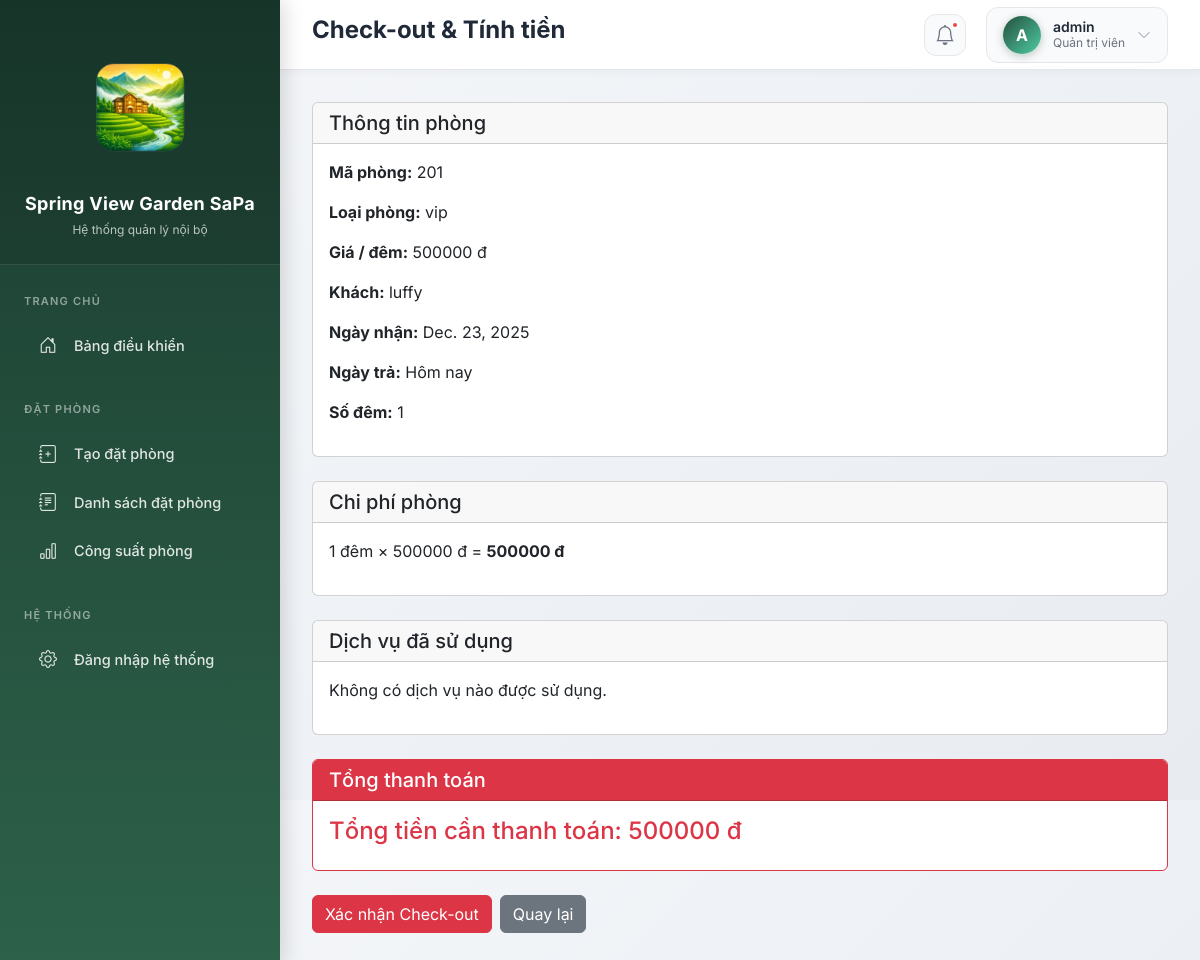
Screenshot of /dat-phong/check-out/4/ (signed in) with the database file from the repository.
### dat_phong/models.py (models this page shows, shortened)
class DatPhong(models.Model):
    LOAI_KHACH_CHOICES = [
        ('vang_lai', 'Vãng lai'),
        ('tour', 'Khách tour đoàn'),
        ('booking', 'Booking'),
        ('agoda', 'Agoda'),
        ('traveloka', 'Traveloka'),
    ]
    ma_khach = models.CharField(
        max_length=10,
        unique=True,
        editable=False,
        null=True,
        blank=True,
        verbose_name="Mã khách"
    )
    phong = models.ForeignKey(
        Phong,
        on_delete=models.PROTECT,
        verbose_name="Phòng"
    )
    ten_khach = models.CharField(
        max_length=100,
        verbose_name="Tên khách"
    )
    loai_khach = models.CharField(
        max_length=20,
        choices=LOAI_KHACH_CHOICES,
        verbose_name="Loại khách"
    )
    ngay_nhan = models.DateField(
        verbose_name="Ngày nhận phòng"
    )
    ngay_tra_du_kien = models.DateField(
        verbose_name="Ngày trả dự kiến"
    )
    ngay_tra = models.DateField(
        null=True,
        blank=True,
        verbose_name="Ngày trả phòng"
    )
    dang_o = models.BooleanField(
        default=True,
        verbose_name="Đang ở"
    )
    class Meta:
        ordering = ['-dang_o', '-ngay_nhan']

### khach_san/models.py (models this page shows, shortened)
class Phong(models.Model):
    TRANG_THAI_CHOICES = [
        ('trong', 'Trống'),
        ('dang_thue', 'Đang thuê'),
        ('dang_bao_tri', 'Đang bảo trì'),
    ]
    ma_phong = models.CharField(max_length=10, unique=True)
    loai_phong = models.ForeignKey(LoaiPhong, on_delete=models.PROTECT)
    trang_thai = models.CharField(
        max_length=20,
        choices=TRANG_THAI_CHOICES,
        default='trong'
    )

class LoaiPhong(models.Model):
    ten_loai = models.CharField(max_length=100)
    gia_mot_dem = models.PositiveIntegerField(
        verbose_name="Giá / đêm (VND)"
    )

### dat_phong/views.py (the view, shortened to what this page needs)
# urls.py: path('check-out/<int:dat_phong_id>/', views.check_out, name='check_out'), #Tú 4
@staff_member_required
def check_out(request, dat_phong_id):
    dat_phong = get_object_or_404(
        DatPhong,
        id=dat_phong_id,
        dang_o=True
    )
    ngay_tra = timezone.now().date()
    so_dem = (ngay_tra - dat_phong.ngay_nhan).days
    if so_dem <= 0:
        so_dem = 1
    gia_mot_dem = dat_phong.phong.loai_phong.gia_mot_dem
    ds_dich_vu = SuDungDichVu.objects.filter(dat_phong=dat_phong)
    tong_dich_vu = sum(dv.thanh_tien for dv in ds_dich_vu)
    tien_phong = so_dem * gia_mot_dem
    tong_tien = tien_phong + tong_dich_vu
    return render(request, 'dat_phong/checkout.html', {
        'dat_phong': dat_phong,
        'so_dem': so_dem,
        'tien_phong': tien_phong,
        'ds_dich_vu': ds_dich_vu,
        'tien_dich_vu': tong_dich_vu,
        'tong_tien': tong_tien,
    })

### templates/dat_phong/checkout.html (shortened to what this page needs)
{% extends "base.html" %}
{% block page_title %}
Check-out & Tính tiền
{% endblock %}
{% block content %}
<div class="card mb-4">
  <div class="card-header">
    <h5 class="mb-0">Thông tin phòng</h5>
  </div>
  <div class="card-body">
    <p><strong>Mã phòng:</strong> {{ dat_phong.phong.ma_phong }}</p>
    <p><strong>Loại phòng:</strong> {{ dat_phong.phong.loai_phong.ten_loai }}</p>
    <p><strong>Giá / đêm:</strong> {{ dat_phong.phong.loai_phong.gia_mot_dem }} đ</p>
    <p><strong>Khách:</strong> {{ dat_phong.ten_khach }}</p>
    <p><strong>Ngày nhận:</strong> {{ dat_phong.ngay_nhan }}</p>
    <p><strong>Ngày trả:</strong> {{ dat_phong.ngay_tra|default:"Hôm nay" }}</p>
    <p><strong>Số đêm:</strong> {{ so_dem }}</p>
  </div>
</div>
<div class="card mb-4">
  <div class="card-header">
    <h5 class="mb-0">Chi phí phòng</h5>
  </div>
  <div class="card-body">
    <p>
      {{ so_dem }} đêm × {{ dat_phong.phong.loai_phong.gia_mot_dem }} đ
      = <strong>{{ tien_phong }} đ</strong>
    </p>
  </div>
</div>
<div class="card mb-4">
  <div class="card-header">
    <h5 class="mb-0">Dịch vụ đã sử dụng</h5>
  </div>
  <div class="card-body">
    {% if ds_dich_vu %}
      <table class="table table-bordered">
        <thead>
          <tr>
            <th>Tên dịch vụ</th>
            <th>Đơn giá</th>
            <th>Số lượng</th>
            <th>Thành tiền</th>
          </tr>
        </thead>
        <tbody>
          {% for dv in ds_dich_vu %}
          <tr>
            <td>{{ dv.dich_vu.ten_dich_vu }}</td>
            <td>{{ dv.dich_vu.gia }} đ</td>
            <td>{{ dv.so_luong }}</td>
            <td>{{ dv.thanh_tien }} đ</td>
          </tr>
          {% endfor %}
        </tbody>
      </table>
      <p class="text-end">
        <strong>Tổng tiền dịch vụ: {{ tien_dich_vu }} đ</strong>
      </p>
    {% else %}
      <p>Không có dịch vụ nào được sử dụng.</p>
    {% endif %}
  </div>
</div>
<div class="card mb-4 border-danger">
  <div class="card-header bg-danger text-white">
    <h5 class="mb-0">Tổng thanh toán</h5>
  </div>
  <div class="card-body">
    <h4 class="text-danger">
      Tổng tiền cần thanh toán: {{ tong_tien }} đ
    </h4>
  </div>
</div>
<form method="post">
  <div class="d-flex gap-2">
    <button type="submit" class="btn btn-danger">
      Xác nhận Check-out
    </button>
    <a href="{% url 'khach_san:chi_tiet_phong' dat_phong.phong.ma_phong %}"
       class="btn btn-secondary">
      Quay lại
    </a>
  </div>
</form>
{% endblock %}

### templates/base.html (shortened to what this page needs)
<html lang="vi" class="h-full">
 <head>
  <script src="https://cdn.tailwindcss.com" type="text/javascript"></script>
 </head>
 <body>
  {% load static %}
  <link href="https://cdn.jsdelivr.net/npm/bootstrap@5.3.2/dist/css/bootstrap.min.css" rel="stylesheet">
  <link rel="stylesheet" href="https://cdn.jsdelivr.net/npm/bootstrap-icons@1.11.1/font/bootstrap-icons.css">
     {% block head %}{% endblock %}   {% with view_name=request.resolver_match.view_name %}
  <aside class="sidebar" id="sidebar">
   <div class="sidebar-header">
  <img
    src="{% static 'images/logo3.png' %}"
    alt="Logo Spring View Garden SaPa"
    class="sidebar-logo-img"
  />
  <div class="sidebar-title">
    Spring View Garden SaPa
  </div>
  <div class="sidebar-subtitle">
    Hệ thống quản lý nội bộ
  </div>
</div>
   <nav class="sidebar-menu">
    <div class="menu-section">
     <div class="nhom-menu">
      Trang chủ
     </div><a href="{% url 'bao_cao:trang_chu' %}" class="{% if view_name == 'bao_cao:trang_chu' %}active{% endif %}"> <i class="bi bi-house-door"></i> <span>Bảng điều khiển</span> </a>
    </div>
    <div class="menu-section">
     <div class="nhom-menu">
      Đặt phòng
     </div> {% if user.is_superuser %} <a href="{% url 'dat_phong:tao_dat_phong' %}" class=""> <i class="bi bi-journal-plus"></i> <span>Tạo đặt phòng</span> </a> {% endif %} {% if user.is_superuser %} <a href="{% url 'dat_phong:danh_sach_dat_phong' %}" class=""> <i class="bi bi-journal-text"></i> <span>Danh sách đặt phòng</span> </a> {% endif %} {% if user.is_superuser %} <a href="{% url 'bao_cao:cong_suat_phong' %}" class=""> <i class="bi bi-bar-chart"></i> <span>Công suất phòng</span> </a> {% endif %}
    </div>
    <div class="menu-section">
     <div class="nhom-menu">
      Hệ thống
     </div><a href="/admin/"> <i class="bi bi-gear"></i> <span>Đăng nhập hệ thống</span> </a>
    </div>
   </nav>
  </aside> {% endwith %}
  <header class="topbar">
   <div style="display: flex; align-items: center; gap: 16px;"><button class="mobile-menu-btn" onclick="toggleSidebar()">  </button>
    <h1 class="topbar-title">{% block page_title %}Quản lý khách sạn{% endblock %}</h1>
   </div>
   <div class="topbar-right"><button class="notification-btn"> <i class="bi bi-bell"></i> <span class="notification-badge"></span> </button>
    <div class="topbar-user">
     <div class="user-avatar">
      {% if user.is_authenticated %} {{ user.username|first|upper }} {% else %} ? {% endif %}
     </div>
     <div class="user-info">
      <div class="user-name">
       {% if user.is_authenticated %} {{ user.username }} {% else %} Khách {% endif %}
      </div>
      <div class="user-role">
       {% if user.is_superuser %} Quản trị viên {% elif user.is_authenticated %} Nhân viên {% else %} Chưa đăng nhập {% endif %}
      </div>
     </div><i class="bi bi-chevron-down" style="color: #9ca3af; font-size: 14px;"></i>
    </div>
   </div>
  </header>
  <main class="main-content">
   {% block content %}{% endblock %}
  </main>
 </body>
</html>

### templates/base.html (style rules this page uses)
body { box-sizing: border-box; }
* { margin: 0; padding: 0; box-sizing: border-box; }
html, body { height: 100%; width: 100%; font-family: 'Inter', -apple-system, BlinkMacSystemFont, sans-serif; }
body { background: linear-gradient(135deg, #f5f7fa 0%, #e8ecf1 100%); overflow-x: hidden; }
.sidebar { width: 280px; height: 100%; position: fixed; left: 0; top: 0; background: linear-gradient(180deg, #1a3a2e 0%, #244f3d 50%, #2d6149 100%); color: #ffffff; padding: 0; box-shadow: 4px 0 20px rgba(0, 0, 0, 0.15); z-index: 1000; overflow-y: auto; overflow-x: hidden; }
.sidebar-header { padding: 30px 20px 25px; text-align: center; border-bottom: 1px solid rgba(255, 255, 255, 0.1); background: rgba(0, 0, 0, 0.1); }
.sidebar-title { font-size: 18px; font-weight: 700; color: #ffffff; margin-bottom: 4px; letter-spacing: 0.3px; }
.sidebar-subtitle { font-size: 12px; color: rgba(255, 255, 255, 0.7); font-weight: 400; }
.sidebar-menu { padding: 20px 0; }
.menu-section { margin-bottom: 25px; }
.nhom-menu { padding: 8px 24px; font-size: 11px; text-transform: uppercase; letter-spacing: 1.2px; color: rgba(255, 255, 255, 0.5); font-weight: 600; margin-bottom: 5px; }
.sidebar a { color: rgba(255, 255, 255, 0.85); text-decoration: none; display: flex; align-items: center; padding: 12px 24px; margin: 3px 12px; border-radius: 10px; transition: all 0.3s ease; font-size: 14.5px; font-weight: 500; position: relative; overflow: hidden; }
.sidebar a::before { content: ''; position: absolute; left: 0; top: 0; width: 4px; height: 100%; background: #4ecca3; transform: scaleY(0); transition: transform 0.3s ease; }
.sidebar a i { margin-right: 14px; font-size: 18px; width: 24px; text-align: center; }
.topbar { height: 70px; background: #ffffff; border-bottom: 1px solid #e5e7eb; position: fixed; top: 0; left: 280px; right: 0; display: flex; align-items: center; justify-content: space-between; padding: 0 32px; z-index: 999; box-shadow: 0 2px 8px rgba(0, 0, 0, 0.04); }
.topbar-title { font-size: 24px; font-weight: 700; color: #1f2937; }
.topbar-right { display: flex; align-items: center; gap: 20px; }
.topbar-user { display: flex; align-items: center; gap: 12px; padding: 8px 16px; background: #f9fafb; border-radius: 12px; border: 1px solid #e5e7eb; transition: all 0.3s ease; }
.user-avatar { width: 38px; height: 38px; border-radius: 50%; background: linear-gradient(135deg, #244f3d 0%, #4ecca3 100%); display: flex; align-items: center; justify-content: center; color: white; font-weight: 700; font-size: 16px; box-shadow: 0 2px 8px rgba(36, 79, 61, 0.3); }
.user-info { display: flex; flex-direction: column; align-items: flex-start; }
.user-name { font-size: 14px; font-weight: 600; color: #1f2937; line-height: 1.2; }
.user-role { font-size: 12px; color: #6b7280; line-height: 1.2; }
.notification-btn { width: 42px; height: 42px; border-radius: 12px; background: #f9fafb; border: 1px solid #e5e7eb; display: flex; align-items: center; justify-content: center; cursor: pointer; transition: all 0.3s ease; position: relative; }
.notification-btn i { font-size: 20px; color: #6b7280; }
.notification-badge { position: absolute; top: 6px; right: 6px; width: 8px; height: 8px; background: #ef4444; border-radius: 50%; border: 2px solid #ffffff; }
.main-content { margin-left: 280px; margin-top: 70px; padding: 32px; min-height: calc(100% - 70px); width: calc(100% - 280px); }

### rows the page displays
DatPhong: phong.ma_phong "201", phong.loai_phong.ten_loai "vip", phong.loai_phong.gia_mot_dem "500000", ten_khach "luffy", ngay_nhan "Dec. 23, 2025", ngay_tra "Hôm nay"

### other values shown
{{ user.username|first|upper }} "A"
{{ user.username }} "admin"
{{ so_dem }} "1"
{{ tien_phong }} "500000"
{{ tong_tien }} "500000"
